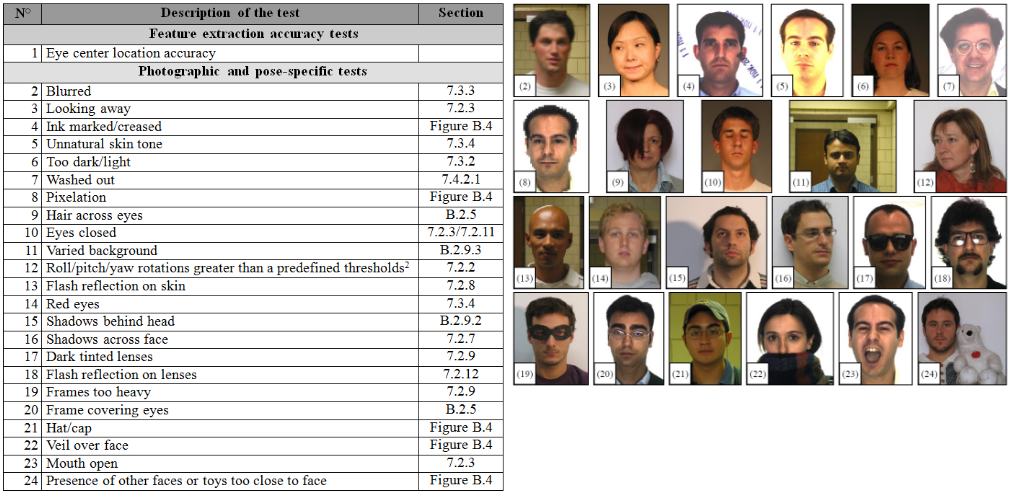
#> input picture images/requirements.png, 1010 x 495 px; its folder holds only this picture in this run
$ python create_images_mrks_dump.py
#> lines starting #> are read from the running program, lines starting #| are printed output that depends on the picture
### src/mrk_file.py
from data_structures import Eye
from iso_standard import PhotographicRequirements

class MRKFile():
    """A class to load and save MRK files."""

    # [5 lines left out: function __init__, not called in this run]

    @classmethod
    def from_file(cls, filepath):
        right_eye, left_eye, photo_reqs = MRKFile.__load(filepath)
        return cls(right_eye, left_eye, photo_reqs, filepath)

    @staticmethod
    def __load(filepath):
        with open(filepath, 'r') as mrk_file:
            right_eye = Eye(*map(int, mrk_file.readline().replace('\n', '').split(' ')))
            left_eye = Eye(*map(int, mrk_file.readline().replace('\n', '').split(' ')))
            photo_reqs = PhotographicRequirements(*[int(line.replace('\n', '')) for line in mrk_file.readlines()])
        return (right_eye, left_eye, photo_reqs)

    # [13 lines left out: functions save, __str__, not called in this run]

### src/scripts/create_images_mrks_dump.py
import sys
sys.path.append('../')

import cv2
import numpy as np
import pickle as pkl
from os.path import basename, splitext
from mrk_file import MRKFile
from glob import glob


FOLDER_IMAGES = '../../data/pybossa/images/'
FOLDER_MRKS = '../../data/pybossa/ground_truth/1/'
OUTPUT_FILE = '../../data/pybossa/pybossa.pkl'
OUTPUT_SIZE = (224, 224)

list_images = glob(FOLDER_IMAGES + '*')
n_images = len(list_images)

x = np.zeros((n_images, *OUTPUT_SIZE, 3))
list_mrks = []
for i, image_path in enumerate(list_images):
    print(f'{i + 1} of {n_images}', end='\r')

    im = cv2.imread(image_path, cv2.IMREAD_COLOR)
#> im is the input picture: shape (495, 1010, 3); mean B, G, R 190.9, 196.5, 202.7
    im = cv2.resize(im, OUTPUT_SIZE, interpolation=cv2.INTER_AREA)
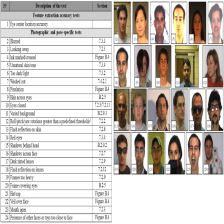
#> im: shape (224, 224, 3); mean B, G, R 190.9, 196.5, 202.7
    x[i] = im

    image_name, _ = splitext(basename(image_path))
    mrk_file = f'{FOLDER_MRKS}{image_name}.mrk'
#> (the run stopped early here; a loop or call above may not have finished)
